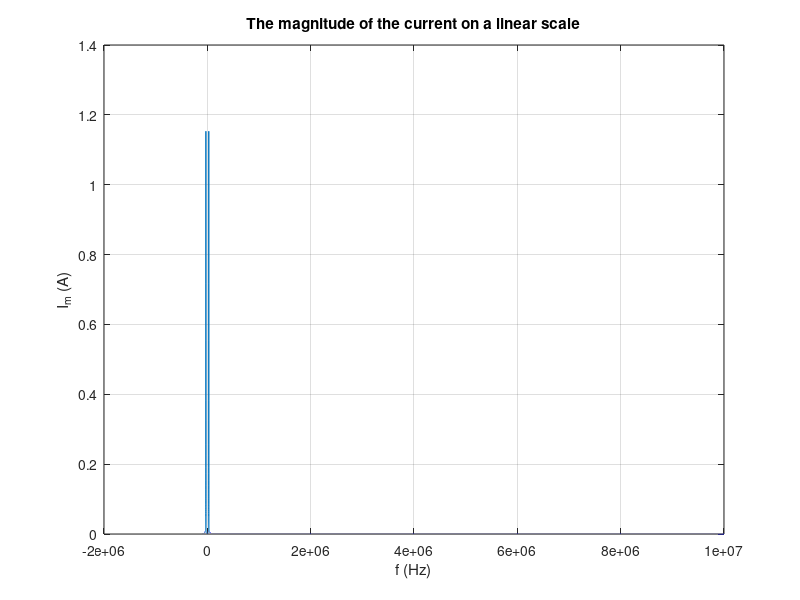
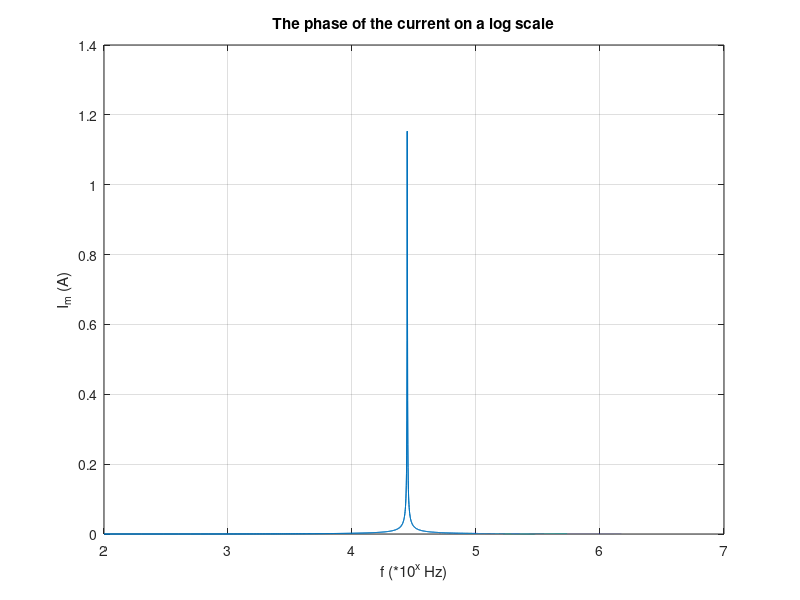
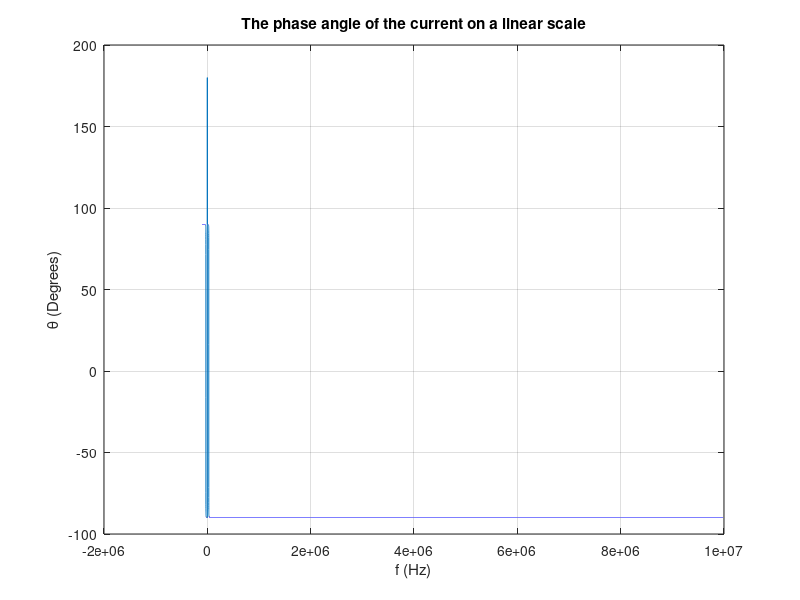
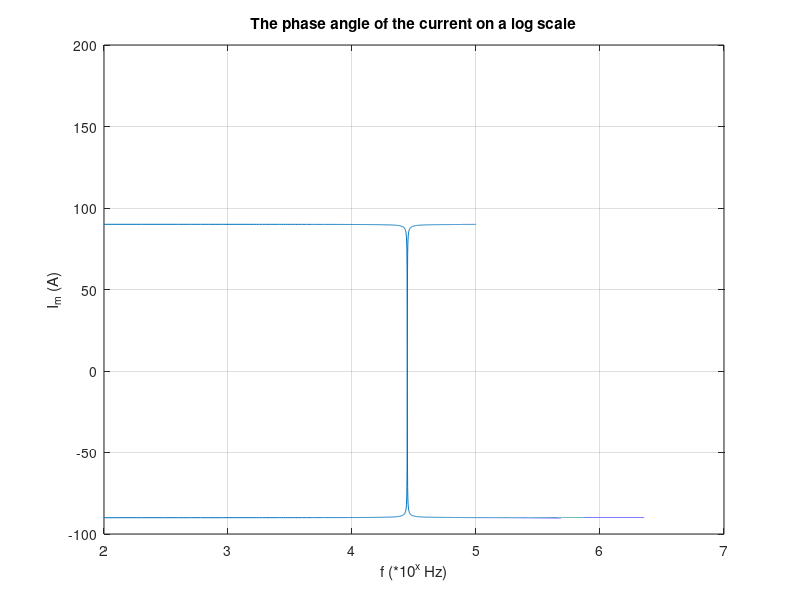

Write MATLAB code to recreate these figures, in order.
R = 100; L=0.13; C = 0.25e-9; % Constants
f = -1e5:1e2:1e7;
I=120*exp(1j*0)./(R+1j*2*pi.*f*L-1j.*(1./(2*pi.*f*C)));

figure
plot(f, abs(I));
title('The magnitude of the current on a linear scale');
xlabel('f (Hz)');
ylabel('I_m (A)');
grid on;
figure
plot(log10(f), abs(I));
title('The phase of the current on a log scale');
xlabel('f (*10^x Hz)');
ylabel('I_m (A)');
grid on;

figure
plot(f, angle(I)*180/pi);
title('The phase angle of the current on a linear scale');
xlabel('f (Hz)');
ylabel('\theta (Degrees)');
grid on;

figure
plot(log10(f), angle(I)*180/pi);
title('The phase angle of the current on a log scale');
xlabel('f (*10^x Hz)');
ylabel('I_m (A)');
grid on;

figure
subplot(2, 1, 1);
plot(log10(f), abs(I));
title('The phase of the current on a log scale');
xlabel('f (*10^x Hz)');
ylabel('I_m (A)');
grid on;
subplot(2,1,2);
plot(log10(f), angle(I)*180/pi);
title('The phase angle of the current on a log scale');
xlabel('f (*10^x Hz)');
ylabel('I_m (A)');
grid on;
